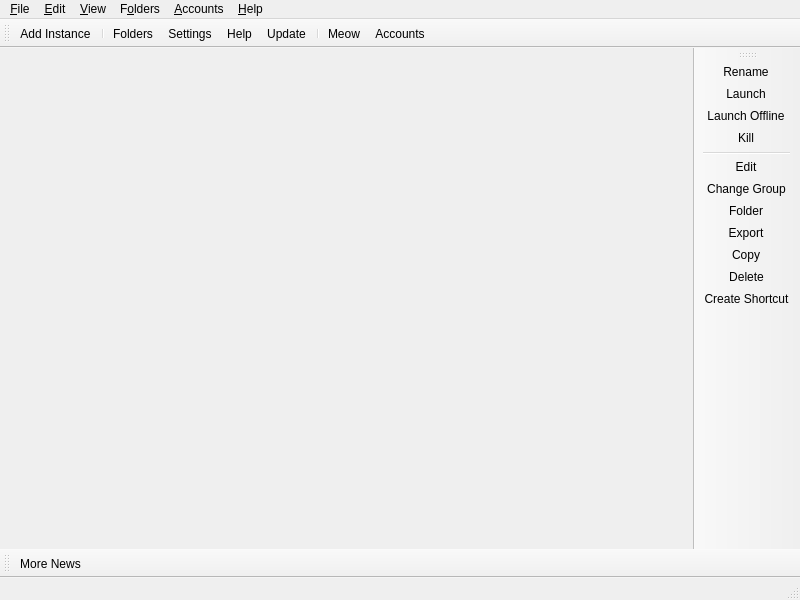
<?xml version="1.0" encoding="UTF-8"?>
<ui version="4.0">
 <class>MainWindow</class>
 <widget class="QMainWindow" name="MainWindow">
  <property name="geometry">
   <rect>
    <x>0</x>
    <y>0</y>
    <width>800</width>
    <height>600</height>
   </rect>
  </property>
  <widget class="QWidget" name="centralWidget">
   <layout class="QHBoxLayout" name="horizontalLayout">
    <property name="spacing">
     <number>0</number>
    </property>
    <property name="leftMargin">
     <number>0</number>
    </property>
    <property name="topMargin">
     <number>0</number>
    </property>
    <property name="rightMargin">
     <number>0</number>
    </property>
    <property name="bottomMargin">
     <number>0</number>
    </property>
   </layout>
  </widget>
  <widget class="QStatusBar" name="statusBar"/>
  <widget class="QToolBar" name="mainToolBar">
   <property name="windowTitle">
    <string>Main Toolbar</string>
   </property>
   <property name="allowedAreas">
    <set>Qt::ToolBarArea::BottomToolBarArea|Qt::ToolBarArea::TopToolBarArea</set>
   </property>
   <property name="toolButtonStyle">
    <enum>Qt::ToolButtonStyle::ToolButtonTextBesideIcon</enum>
   </property>
   <property name="floatable">
    <bool>false</bool>
   </property>
   <attribute name="toolBarArea">
    <enum>TopToolBarArea</enum>
   </attribute>
   <attribute name="toolBarBreak">
    <bool>false</bool>
   </attribute>
   <addaction name="actionAddInstance"/>
   <addaction name="separator"/>
   <addaction name="actionFoldersButton"/>
   <addaction name="actionSettings"/>
   <addaction name="actionHelpButton"/>
   <addaction name="actionCheckUpdate"/>
   <addaction name="separator"/>
   <addaction name="actionCAT"/>
   <addaction name="actionAccountsButton"/>
  </widget>
  <widget class="QToolBar" name="newsToolBar">
   <property name="windowTitle">
    <string>News Toolbar</string>
   </property>
   <property name="allowedAreas">
    <set>Qt::ToolBarArea::BottomToolBarArea|Qt::ToolBarArea::TopToolBarArea</set>
   </property>
   <property name="iconSize">
    <size>
     <width>16</width>
     <height>16</height>
    </size>
   </property>
   <property name="toolButtonStyle">
    <enum>Qt::ToolButtonStyle::ToolButtonTextBesideIcon</enum>
   </property>
   <property name="floatable">
    <bool>false</bool>
   </property>
   <attribute name="toolBarArea">
    <enum>BottomToolBarArea</enum>
   </attribute>
   <attribute name="toolBarBreak">
    <bool>false</bool>
   </attribute>
   <addaction name="actionMoreNews"/>
  </widget>
  <widget class="WideBar" name="instanceToolBar">
   <property name="windowTitle">
    <string>Instance Toolbar</string>
   </property>
   <property name="iconSize">
    <size>
     <width>16</width>
     <height>16</height>
    </size>
   </property>
   <property name="toolButtonStyle">
    <enum>Qt::ToolButtonStyle::ToolButtonTextBesideIcon</enum>
   </property>
   <property name="floatable">
    <bool>false</bool>
   </property>
   <property name="useDefaultAction" stdset="0">
    <bool>true</bool>
   </property>
   <attribute name="toolBarArea">
    <enum>RightToolBarArea</enum>
   </attribute>
   <attribute name="toolBarBreak">
    <bool>false</bool>
   </attribute>
   <addaction name="actionRenameInstance"/>
   <addaction name="actionLaunchInstance"/>
   <addaction name="actionLaunchOfflineCustom"/>
   <addaction name="actionKillInstance"/>
   <addaction name="separator"/>
   <addaction name="actionEditInstance"/>
   <addaction name="actionChangeInstGroup"/>
   <addaction name="actionViewSelectedInstFolder"/>
   <addaction name="actionExportInstance"/>
   <addaction name="actionCopyInstance"/>
   <addaction name="actionDeleteInstance"/>
   <addaction name="actionCreateInstanceShortcut"/>
  </widget>
  <widget class="QMenuBar" name="menuBar">
   <property name="geometry">
    <rect>
     <x>0</x>
     <y>0</y>
     <width>800</width>
     <height>22</height>
    </rect>
   </property>
   <widget class="QMenu" name="fileMenu">
    <property name="title">
     <string>&amp;File</string>
    </property>
    <property name="toolTipsVisible">
     <bool>true</bool>
    </property>
    <addaction name="actionAddInstance"/>
    <addaction name="separator"/>
    <addaction name="actionLaunchInstance"/>
    <addaction name="actionLaunchOfflineCustom"/>
    <addaction name="actionKillInstance"/>
    <addaction name="separator"/>
    <addaction name="actionEditInstance"/>
    <addaction name="actionChangeInstGroup"/>
    <addaction name="actionViewSelectedInstFolder"/>
    <addaction name="actionExportInstance"/>
    <addaction name="actionCopyInstance"/>
    <addaction name="actionDeleteInstance"/>
    <addaction name="actionCreateInstanceShortcut"/>
    <addaction name="separator"/>
    <addaction name="actionSettings"/>
    <addaction name="actionCloseWindow"/>
   </widget>
   <widget class="QMenu" name="editMenu">
    <property name="title">
     <string>&amp;Edit</string>
    </property>
    <property name="toolTipsVisible">
     <bool>true</bool>
    </property>
    <addaction name="actionUndoTrashInstance"/>
   </widget>
   <widget class="QMenu" name="viewMenu">
    <property name="title">
     <string>&amp;View</string>
    </property>
    <property name="toolTipsVisible">
     <bool>true</bool>
    </property>
    <addaction name="actionChangeTheme"/>
    <addaction name="separator"/>
    <addaction name="actionCAT"/>
    <addaction name="actionToggleStatusBar"/>
    <addaction name="actionLockToolbars"/>
    <addaction name="separator"/>
   </widget>
   <widget class="QMenu" name="foldersMenu">
    <property name="title">
     <string>F&amp;olders</string>
    </property>
    <property name="toolTipsVisible">
     <bool>true</bool>
    </property>
    <addaction name="actionViewLauncherRootFolder"/>
    <addaction name="actionViewLogsFolder"/>
    <addaction name="separator"/>
    <addaction name="actionViewInstanceFolder"/>
    <addaction name="actionViewIconsFolder"/>
    <addaction name="actionViewCentralModsFolder"/>
    <addaction name="actionViewJavaFolder"/>
    <addaction name="actionViewSkinsFolder"/>
    <addaction name="separator"/>
    <addaction name="actionViewWidgetThemeFolder"/>
    <addaction name="actionViewIconThemeFolder"/>
    <addaction name="actionViewCatPackFolder"/>
   </widget>
   <widget class="QMenu" name="accountsMenu">
    <property name="title">
     <string>&amp;Accounts</string>
    </property>
   </widget>
   <widget class="QMenu" name="helpMenu">
    <property name="title">
     <string>&amp;Help</string>
    </property>
    <property name="toolTipsVisible">
     <bool>true</bool>
    </property>
    <addaction name="actionClearMetadata"/>
    <addaction name="actionReportBug"/>
    <addaction name="actionViewLog"/>
    <addaction name="actionAddToPATH"/>
    <addaction name="separator"/>
    <addaction name="actionMATRIX"/>
    <addaction name="actionDISCORD"/>
    <addaction name="actionREDDIT"/>
    <addaction name="separator"/>
    <addaction name="actionMoreNews"/>
    <addaction name="actionCheckUpdate"/>
    <addaction name="actionOpenWiki"/>
    <addaction name="actionAbout"/>
   </widget>
   <addaction name="fileMenu"/>
   <addaction name="editMenu"/>
   <addaction name="viewMenu"/>
   <addaction name="foldersMenu"/>
   <addaction name="accountsMenu"/>
   <addaction name="helpMenu"/>
  </widget>
  <action name="actionMoreNews">
   <property name="icon">
    <iconset theme="news"/>
   </property>
   <property name="text">
    <string>More News...</string>
   </property>
   <property name="toolTip">
    <string>Open the development blog to read more news about %1.</string>
   </property>
  </action>
  <action name="actionCAT">
   <property name="checkable">
    <bool>true</bool>
   </property>
   <property name="icon">
    <iconset theme="cat"/>
   </property>
   <property name="text">
    <string>&amp;Meow</string>
   </property>
   <property name="toolTip">
    <string>It's a fluffy kitty :3</string>
   </property>
  </action>
  <action name="actionToggleStatusBar">
   <property name="checkable">
    <bool>true</bool>
   </property>
   <property name="text">
    <string>Status Bar</string>
   </property>
  </action>
  <action name="actionLockToolbars">
   <property name="checkable">
    <bool>true</bool>
   </property>
   <property name="text">
    <string>Lock Toolbars</string>
   </property>
  </action>
  <action name="actionUndoTrashInstance">
   <property name="enabled">
    <bool>false</bool>
   </property>
   <property name="text">
    <string>&amp;Undo Last Instance Deletion</string>
   </property>
  </action>
  <action name="actionAddInstance">
   <property name="icon">
    <iconset theme="new"/>
   </property>
   <property name="text">
    <string>Add Instanc&amp;e...</string>
   </property>
   <property name="toolTip">
    <string>Add a new instance.</string>
   </property>
  </action>
  <action name="actionCheckUpdate">
   <property name="icon">
    <iconset theme="checkupdate"/>
   </property>
   <property name="text">
    <string>&amp;Update...</string>
   </property>
   <property name="toolTip">
    <string>Check for new updates for %1.</string>
   </property>
   <property name="menuRole">
    <enum>QAction::MenuRole::ApplicationSpecificRole</enum>
   </property>
  </action>
  <action name="actionSettings">
   <property name="icon">
    <iconset theme="settings"/>
   </property>
   <property name="text">
    <string>Setti&amp;ngs...</string>
   </property>
   <property name="toolTip">
    <string>Change settings.</string>
   </property>
   <property name="menuRole">
    <enum>QAction::MenuRole::PreferencesRole</enum>
   </property>
  </action>
  <action name="actionManageSkins">
   <property name="icon">
    <iconset theme="settings"/>
   </property>
   <property name="text">
    <string>Manage &amp;Skins...</string>
   </property>
  </action>
  <action name="actionManageAccounts">
   <property name="icon">
    <iconset theme="accounts"/>
   </property>
   <property name="text">
    <string>&amp;Manage Accounts...</string>
   </property>
  </action>
  <action name="actionLaunchInstance">
   <property name="icon">
    <iconset theme="launch"/>
   </property>
   <property name="text">
    <string>&amp;Launch</string>
   </property>
   <property name="toolTip">
    <string>Launch the selected instance.</string>
   </property>
  </action>
  <action name="actionLaunchOfflineCustom">
   <property name="icon">
    <iconset theme="launch"/>
   </property>
   <property name="text">
    <string>Launch &amp;Offline</string>
   </property>
   <property name="toolTip">
    <string>Launch the selected instance in offline mode.</string>
   </property>
  </action>
  <action name="actionKillInstance">
   <property name="icon">
    <iconset theme="status-bad"/>
   </property>
   <property name="text">
    <string>&amp;Kill</string>
   </property>
   <property name="toolTip">
    <string>Kill the running instance.</string>
   </property>
   <property name="shortcut">
    <string>Ctrl+K</string>
   </property>
  </action>
  <action name="actionRenameInstance">
   <property name="icon">
    <iconset theme="rename"/>
   </property>
   <property name="text">
    <string>Rename</string>
   </property>
   <property name="toolTip">
    <string>Rename the selected instance.</string>
   </property>
  </action>
  <action name="actionChangeInstGroup">
   <property name="icon">
    <iconset theme="tag"/>
   </property>
   <property name="text">
    <string>&amp;Change Group...</string>
   </property>
   <property name="toolTip">
    <string>Change the selected instance's group.</string>
   </property>
   <property name="shortcut">
    <string>Ctrl+G</string>
   </property>
  </action>
  <action name="actionChangeInstIcon">
   <property name="text">
    <string>Change Icon</string>
   </property>
   <property name="toolTip">
    <string>Change the selected instance's icon.</string>
   </property>
  </action>
  <action name="actionEditInstance">
   <property name="icon">
    <iconset theme="settings"/>
   </property>
   <property name="text">
    <string>&amp;Edit...</string>
   </property>
   <property name="toolTip">
    <string>Change the instance settings, mods and versions.</string>
   </property>
   <property name="shortcut">
    <string>Ctrl+I</string>
   </property>
  </action>
  <action name="actionViewSelectedInstFolder">
   <property name="icon">
    <iconset theme="viewfolder"/>
   </property>
   <property name="text">
    <string>&amp;Folder</string>
   </property>
   <property name="toolTip">
    <string>Open the selected instance's root folder in a file browser.</string>
   </property>
  </action>
  <action name="actionDeleteInstance">
   <property name="icon">
    <iconset theme="delete"/>
   </property>
   <property name="text">
    <string>Dele&amp;te</string>
   </property>
   <property name="toolTip">
    <string>Delete the selected instance.</string>
   </property>
   <property name="autoRepeat">
    <bool>false</bool>
   </property>
  </action>
  <action name="actionCopyInstance">
   <property name="icon">
    <iconset theme="copy"/>
   </property>
   <property name="text">
    <string>Cop&amp;y...</string>
   </property>
   <property name="toolTip">
    <string>Copy the selected instance.</string>
   </property>
   <property name="shortcut">
    <string>Ctrl+D</string>
   </property>
  </action>
  <action name="actionExportInstance">
   <property name="icon">
    <iconset theme="export"/>
   </property>
   <property name="text">
    <string>E&amp;xport...</string>
   </property>
   <property name="toolTip">
    <string>Export the selected instance to supported formats.</string>
   </property>
  </action>
  <action name="actionExportInstanceZip">
   <property name="icon">
    <iconset theme="launcher"/>
   </property>
   <property name="text">
    <string>OG Client instance (zip)</string>
   </property>
  </action>
  <action name="actionExportInstanceMrPack">
   <property name="icon">
    <iconset theme="modrinth"/>
   </property>
   <property name="text">
    <string>Modrinth (mrpack)</string>
   </property>
  </action>
  <action name="actionExportInstanceFlamePack">
   <property name="icon">
    <iconset theme="flame"/>
   </property>
   <property name="text">
    <string>CurseForge (zip)</string>
   </property>
  </action>
  <action name="actionCreateInstanceShortcut">
   <property name="icon">
    <iconset theme="shortcut"/>
   </property>
   <property name="text">
    <string>Create Shortcut</string>
   </property>
   <property name="toolTip">
    <string>Creates a shortcut on a selected folder to launch the selected instance.</string>
   </property>
  </action>
  <action name="actionNoAccountsAdded">
   <property name="icon">
    <iconset theme="noaccount"/>
   </property>
   <property name="text">
    <string>No accounts added!</string>
   </property>
  </action>
  <action name="actionNoDefaultAccount">
   <property name="checkable">
    <bool>true</bool>
   </property>
   <property name="icon">
    <iconset theme="noaccount"/>
   </property>
   <property name="text">
    <string>No Default Account</string>
   </property>
   <property name="shortcut">
    <string>Ctrl+0</string>
   </property>
  </action>
  <action name="actionCloseWindow">
   <property name="icon">
    <iconset theme="status-bad"/>
   </property>
   <property name="text">
    <string>Close &amp;Window</string>
   </property>
   <property name="toolTip">
    <string>Close the current window</string>
   </property>
   <property name="menuRole">
    <enum>QAction::MenuRole::NoRole</enum>
   </property>
  </action>
  <action name="actionViewInstanceFolder">
   <property name="icon">
    <iconset theme="viewfolder"/>
   </property>
   <property name="text">
    <string>I&amp;nstances</string>
   </property>
   <property name="toolTip">
    <string>Open the instances folder in a file browser.</string>
   </property>
  </action>
  <action name="actionViewLauncherRootFolder">
   <property name="icon">
    <iconset theme="viewfolder"/>
   </property>
   <property name="text">
    <string>Launcher &amp;Data</string>
   </property>
   <property name="toolTip">
    <string>Open the launcher's root folder in a file browser.</string>
   </property>
  </action>
  <action name="actionViewCentralModsFolder">
   <property name="icon">
    <iconset theme="centralmods"/>
   </property>
   <property name="text">
    <string>&amp;Mods (Quick Access)</string>
   </property>
   <property name="toolTip">
    <string>Open the mods folder in a file browser.</string>
   </property>
  </action>
  <action name="actionViewSkinsFolder">
   <property name="icon">
    <iconset theme="viewfolder"/>
   </property>
   <property name="text">
    <string>&amp;Skins</string>
   </property>
   <property name="toolTip">
    <string>Open the skins folder in a file browser.</string>
   </property>
  </action>
  <action name="actionViewIconsFolder">
   <property name="icon">
    <iconset theme="viewfolder"/>
   </property>
   <property name="text">
    <string>Instance &amp;Icons</string>
   </property>
   <property name="toolTip">
    <string>Open the instance icons folder in a file browser.</string>
   </property>
  </action>
  <action name="actionViewLogsFolder">
   <property name="icon">
    <iconset theme="viewfolder"/>
   </property>
   <property name="text">
    <string>Launcher &amp;Logs</string>
   </property>
   <property name="toolTip">
    <string>Open the logs folder in a file browser.</string>
   </property>
  </action>
  <action name="actionChangeTheme">
   <property name="text">
    <string>Themes</string>
   </property>
  </action>
  <action name="actionReportBug">
   <property name="icon">
    <iconset theme="bug"/>
   </property>
   <property name="text">
    <string>Report a Bug or Suggest a Feature</string>
   </property>
   <property name="toolTip">
    <string>Open the bug tracker to report a bug with %1.</string>
   </property>
  </action>
  <action name="actionDISCORD">
   <property name="icon">
    <iconset theme="discord"/>
   </property>
   <property name="text">
    <string>&amp;Discord Guild</string>
   </property>
   <property name="toolTip">
    <string>Open %1 Discord guild.</string>
   </property>
  </action>
  <action name="actionMATRIX">
   <property name="icon">
    <iconset theme="matrix"/>
   </property>
   <property name="text">
    <string>&amp;Matrix Space</string>
   </property>
   <property name="toolTip">
    <string>Open %1 Matrix space.</string>
   </property>
  </action>
  <action name="actionREDDIT">
   <property name="icon">
    <iconset theme="reddit-alien"/>
   </property>
   <property name="text">
    <string>Sub&amp;reddit</string>
   </property>
   <property name="toolTip">
    <string>Open %1 subreddit.</string>
   </property>
  </action>
  <action name="actionAbout">
   <property name="icon">
    <iconset theme="about"/>
   </property>
   <property name="text">
    <string>&amp;About %1</string>
   </property>
   <property name="toolTip">
    <string>View information about %1.</string>
   </property>
   <property name="menuRole">
    <enum>QAction::MenuRole::AboutRole</enum>
   </property>
  </action>
  <action name="actionClearMetadata">
   <property name="icon">
    <iconset theme="refresh"/>
   </property>
   <property name="text">
    <string>&amp;Clear Metadata Cache</string>
   </property>
   <property name="toolTip">
    <string>Clear cached metadata</string>
   </property>
  </action>
  <action name="actionViewLog">
   <property name="icon">
    <iconset theme="log"/>
   </property>
   <property name="text">
    <string>View logs</string>
   </property>
   <property name="toolTip">
    <string>View current and previous launcher logs</string>
   </property>
  </action>
  <action name="actionAddToPATH">
   <property name="icon">
    <iconset theme="custom-commands"/>
   </property>
   <property name="text">
    <string>Install to &amp;PATH</string>
   </property>
   <property name="toolTip">
    <string>Install a %1 symlink to /usr/local/bin</string>
   </property>
  </action>
  <action name="actionFoldersButton">
   <property name="icon">
    <iconset theme="viewfolder"/>
   </property>
   <property name="text">
    <string>Folders</string>
   </property>
   <property name="toolTip">
    <string>Open one of the folders shared between instances.</string>
   </property>
  </action>
  <action name="actionHelpButton">
   <property name="icon">
    <iconset theme="help"/>
   </property>
   <property name="text">
    <string>Help</string>
   </property>
   <property name="toolTip">
    <string>Get help with %1 or Minecraft.</string>
   </property>
  </action>
  <action name="actionAccountsButton">
   <property name="icon">
    <iconset theme="noaccount"/>
   </property>
   <property name="text">
    <string>Accounts</string>
   </property>
  </action>
  <action name="actionOpenWiki">
   <property name="icon">
    <iconset theme="help"/>
   </property>
   <property name="text">
    <string>%1 &amp;Wiki</string>
   </property>
   <property name="toolTip">
    <string>Open the %1 wiki</string>
   </property>
  </action>
  <action name="actionViewWidgetThemeFolder">
   <property name="icon">
    <iconset theme="viewfolder"/>
   </property>
   <property name="text">
    <string>&amp;Widget Themes</string>
   </property>
   <property name="toolTip">
    <string>Open the widget themes folder in a file browser.</string>
   </property>
  </action>
  <action name="actionViewIconThemeFolder">
   <property name="icon">
    <iconset theme="viewfolder"/>
   </property>
   <property name="text">
    <string>I&amp;con Themes</string>
   </property>
   <property name="toolTip">
    <string>Open the icon theme folder in a file browser.</string>
   </property>
  </action>
  <action name="actionViewCatPackFolder">
   <property name="icon">
    <iconset theme="viewfolder"/>
   </property>
   <property name="text">
    <string>&amp;Cat Packs</string>
   </property>
   <property name="toolTip">
    <string>Open the cat packs folder in a file browser.</string>
   </property>
  </action>
  <action name="actionViewJavaFolder">
   <property name="icon">
    <iconset theme="viewfolder"/>
   </property>
   <property name="text">
    <string>&amp;Auto Downloaded Java</string>
   </property>
   <property name="toolTip">
    <string>Open the Java folder in a file browser. Only available if the built-in Java downloader is used.</string>
   </property>
  </action>
 </widget>
 <customwidgets>
  <customwidget>
   <class>WideBar</class>
   <extends>QToolBar</extends>
   <header>ui/widgets/WideBar.h</header>
  </customwidget>
 </customwidgets>
 <resources/>
 <connections/>
</ui>
